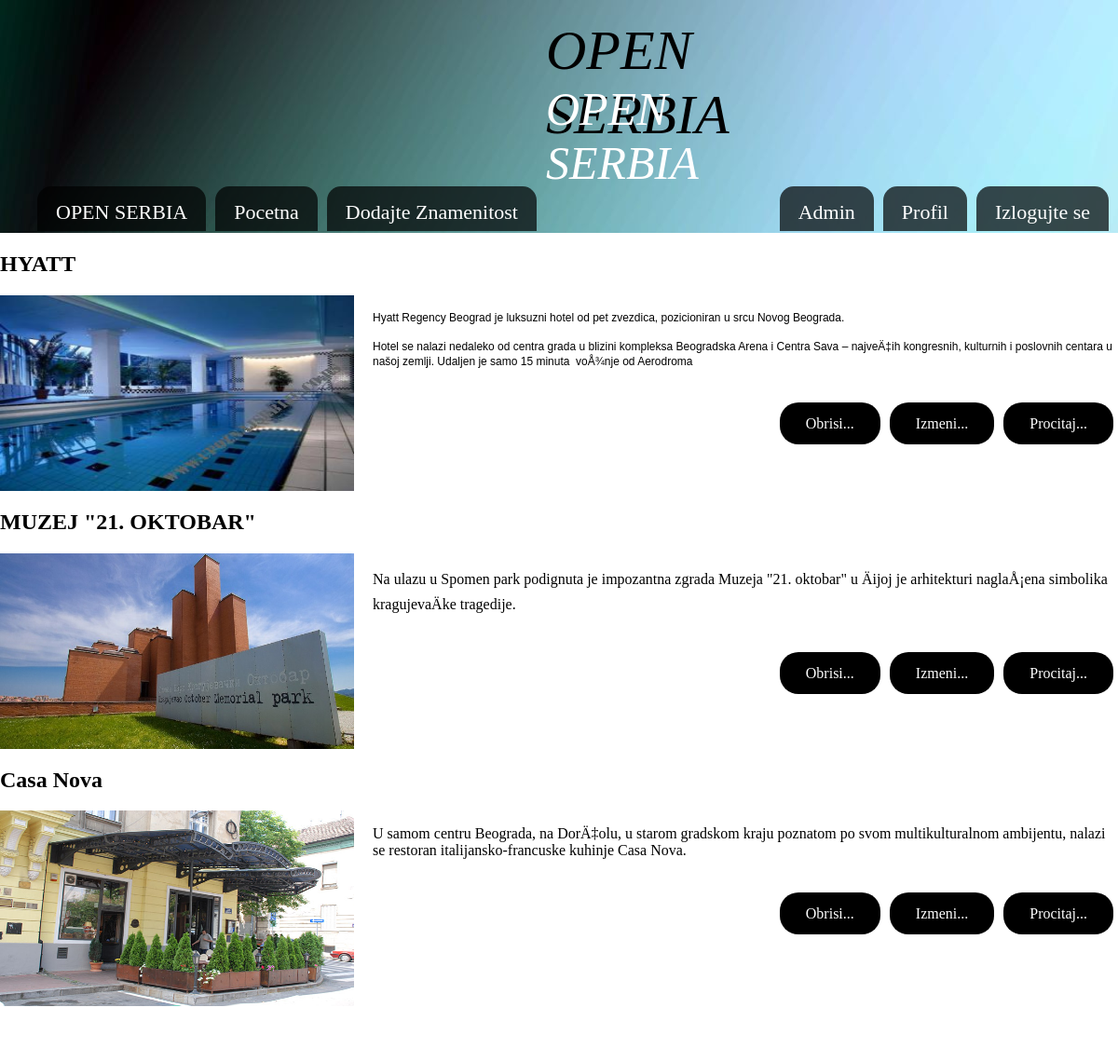
Page /index.php?page=post (signed in) on the committed database.
### tables this page shows
CREATE TABLE `posts` (
  `post_id` int(11) NOT NULL,
  `title` varchar(255) NOT NULL,
  `content` text NOT NULL,
  `user_id` int(11) NOT NULL,
  `id_category` int(11) NOT NULL,
  `id_place` int(11) NOT NULL,
  `address` varchar(255) NOT NULL,
  `lat` double NOT NULL DEFAULT '0',
  `lon` double NOT NULL DEFAULT '0',
  `date` timestamp NOT NULL DEFAULT CURRENT_TIMESTAMP,
  `is_deleted` tinyint(4) NOT NULL DEFAULT '0',
  `post_img` longtext NOT NULL,
  `descript` varchar(1000) NOT NULL,
  `admin_approved` tinyint(4) NOT NULL DEFAULT '0',
  `rating` float NOT NULL
);

### models/Connect.php (called while the page is built, shortened)
<?php
class Connect{
    private static $_instance = null;
    public static function getInstance(){
        if(is_null(self::$_instance)){
            self::$_instance = new PDO("mysql:host=127.0.0.1;dbname=openserbia", "root", "");
        }
        return self::$_instance;
    }
}

### controllers/post.php (called while the page is built)
<?php
$posts = new Post();
$post = $posts->getPostsByUserId($_SESSION['id']);
include __DIR__ . '/../views/post.php';

### models/Model.php (called while the page is built, shortened)
<?php
abstract class Model
{
    public function __construct()
    {
        $this->db = Connect::getInstance();
    }
}

### models/Post.php (called while the page is built, shortened)
<?php
class Post extends Model
{
    public function getPostsByUserId($user_id)
    {
        $query = $this->db->prepare('SELECT * FROM posts WHERE user_id=? AND is_deleted=0 ');
        if($query && $query->execute([$user_id])) {
            return $query->fetchAll(PDO::FETCH_ASSOC);
        }
        return null;
    }
}

### views/post.php (the view)
<?php
foreach ($post as $pos) {
$a= json_decode($pos['post_img'],true);
?>
<div class="post">
    <div class='postimg'>
        <?php
        echo "<h2>" . $pos['title']. "</h2>";
        if (is_array($a)) {
            echo "<img  class='post_img' src=\"images/post/{$a[0] }\" />";
        }
        ?>
    </div>
    <div class="posttext">
        <?php
        echo "<p>" . $pos['descript']. "</p>";
        ?>
        <div class="button"><a href="?page=readmore&post_id=<?php echo $pos['post_id']?>">Procitaj...</a></div>
        <div class="button"><a href="?page=edit&action=edit_post&post_id=<?php echo $pos['post_id']?>">Izmeni...</a></div>
            <div class="button">    <a href="?page=delete&action=delete_post&post_id=<?php echo $pos['post_id']?>">Obrisi...</a></div>
    </div>
    <?php
    }
    ?>
</div>

### style.css (style rules this page uses)
body { margin:0; padding: 0; font-family: Tahoma; }
.post { width: 1200px; overflow: hidden; margin-bottom: 20px; }
.posttext { width: 800px; float: right; }
img.post_img { width: 380px; height: 210px; float: left; }
.button { float: right; background: rgb(0, 0, 0); border-radius: 20px; display: inline-block; padding: 14px 28px 13px; margin:20px 5px; }
.button a { color: #fff; text-decoration: none; }

### rows in the picture
posts: title "HYATT", shows a picture, descript "Hyatt Regency Beograd je luksuzni hotel od pet zvezdica, pozicioniran u srcu Novog Beograda. Hotel se nalazi nedaleko od centra grada u blizini kompleksa Beogradska Arena i Centra Sava – najveÄ‡ih kongresnih, kulturnih i poslovnih centara u našoj zemlji. Udaljen je samo 15 minuta voÅ¾nje od Aerodroma"
posts: title "MUZEJ \"21. OKTOBAR\"", shows a picture, descript "Na ulazu u Spomen park podignuta je impozantna zgrada Muzeja \"21. oktobar\" u Äijoj je arhitekturi naglaÅ¡ena simbolika kragujevaÄke tragedije."
posts: title "Casa Nova", shows a picture, descript "U samom centru Beograda, na DorÄ‡olu, u starom gradskom kraju poznatom po svom multikulturalnom ambijentu, nalazi se restoran italijansko-francuske kuhinje Casa Nova."
